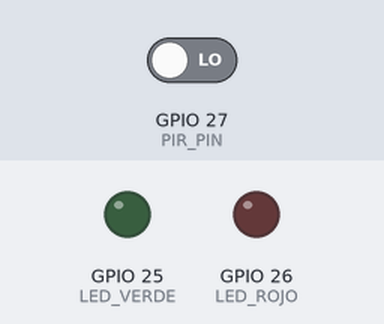
The program below on a simulated ESP32. On the bench: output pins drawn as LEDs (lit = HIGH). The inputs (shaded band) are chosen by the test bench; at power-on: GPIO 27 (PIR_PIN) LOW. WiFi joins after 1.5 s; servers stay silent unless stated; no MQTT or app messages arrive unless stated; what the program prints to the serial monitor is not drawn.

Above: at 1.1 s.
At 31.6 s:
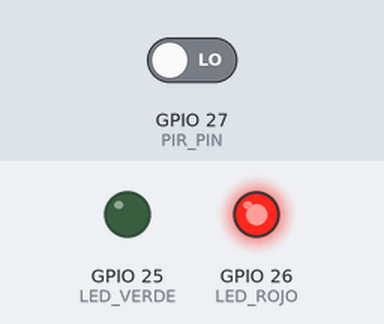
Timing chart, 0 to 33.1 s (numbered marks = the images above):
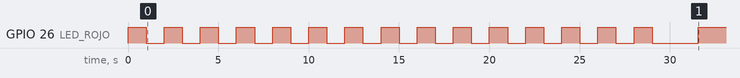

The program:

main.cpp
```cpp
#include <Arduino.h>
#include <WiFi.h>
#include <PubSubClient.h>
#include <ArduinoJson.h>

// ── WiFi credentials ─────────────────────────────────────────
#define WIFI_SSID "T14"
#define WIFI_PASS "94379437"

// ── MQTT broker ───────────────────────────────────────────────
#define MQTT_HOST      "broker.emqx.io"
#define MQTT_PORT      1883
#define MQTT_CLIENT_ID "smartpethome-motion-001"

// ── Device identity ───────────────────────────────────────────
#define SERIAL_NUMBER "MOTION-001"
#define DEVICE_TYPE   "motion_monitoring_network"

// ── MQTT topics ───────────────────────────────────────────────
#define TOPIC_STATUS    "smartpethome/devices/MOTION-001/status"
#define TOPIC_TELEMETRY "smartpethome/devices/MOTION-001/telemetry"
#define TOPIC_COMMAND   "smartpethome/devices/MOTION-001/command"
#define TOPIC_ACK       "smartpethome/devices/MOTION-001/ack"

// ── Hardware pins (do not change) ────────────────────────────
#define PIR_PIN    27
#define LED_VERDE  25
#define LED_ROJO   26

// ── Timing constants ──────────────────────────────────────────
#define PIR_CALIBRATION_MS  30000UL   // 30 s warm-up
#define STATUS_INTERVAL_MS  10000UL   // heartbeat every 10 s

// No-motion threshold starts at 60 s but can be changed at runtime via
// the set_inactivity_limit command (value stored in milliseconds).
unsigned long noMotionThresholdMs = 60000UL;

// ── Runtime state ─────────────────────────────────────────────
WiFiClient   wifiClient;
PubSubClient mqttClient(wifiClient);

bool monitoringEnabled  = true;   // can be toggled by commands
bool noMotionAlertSent  = false;  // latch — true after first 60-s alert
bool lastPirState       = false;  // last stable PIR reading

unsigned long noMotionStartMs  = 0;   // millis() when PIR went LOW (0 = not counting)
unsigned long lastStatusMs     = 0;
unsigned long lastMqttRetryMs  = 0;

// ── Forward declarations ───────────────────────────────────────
bool connectWiFi();
void connectMQTT();
void onCommand(byte* payload, unsigned int length);
void publishStatus(bool motionDetected);
void publishTelemetry(const char* event, bool motionDetected, int pirState,
                      unsigned long noMotionSeconds);
void publishAck(const char* commandId, const char* message);

// ── WiFi ──────────────────────────────────────────────────────
// Returns true if connected, false if timed out after 15 s.
// Never blocks forever — PIR+LED logic must keep working without network.
bool connectWiFi() {
    Serial.printf("[WiFi] Connecting to %s", WIFI_SSID);
    WiFi.begin(WIFI_SSID, WIFI_PASS);
    unsigned long start = millis();
    while (WiFi.status() != WL_CONNECTED) {
        if (millis() - start > 15000UL) {
            Serial.println("\n[WiFi] Timeout — continuing without network");
            return false;
        }
        delay(500);
        Serial.print(".");
    }
    Serial.printf("\n[WiFi] Connected IP=%s\n", WiFi.localIP().toString().c_str());
    return true;
}

// ── MQTT callback ─────────────────────────────────────────────
void mqttCallback(char* topic, byte* payload, unsigned int length) {
    if (String(topic) == TOPIC_COMMAND) {
        onCommand(payload, length);
    }
}

// ── MQTT connection ───────────────────────────────────────────
// Non-blocking: makes one attempt and returns. Loop() retries next cycle.
void connectMQTT() {
    if (mqttClient.connected()) return;
    if (WiFi.status() != WL_CONNECTED) return;
    Serial.print("[MQTT] Connecting...");
    if (mqttClient.connect(MQTT_CLIENT_ID)) {
        Serial.println(" connected");
        mqttClient.subscribe(TOPIC_COMMAND);
    } else {
        Serial.printf(" failed rc=%d\n", mqttClient.state());
    }
}

// ── Command handler ───────────────────────────────────────────
void onCommand(byte* payload, unsigned int length) {
    JsonDocument doc;
    if (deserializeJson(doc, payload, length) != DeserializationError::Ok) return;

    const char* cmd        = doc["command"] | "";
    const char* commandId  = doc["command_id"] | "unknown";

    if (strcmp(cmd, "set_inactivity_limit") == 0) {
        int minutes = doc["params"]["minutes"] | 0;
        if (minutes > 0) {
            noMotionThresholdMs = (unsigned long)minutes * 60000UL;
            noMotionAlertSent   = false;
            noMotionStartMs     = 0;
            Serial.printf("[CMD] Inactivity limit set to %d min\n", minutes);
            publishAck(commandId, ("Inactivity limit set to " + String(minutes) + " min").c_str());
        } else {
            publishAck(commandId, "Invalid minutes value");
        }

    } else if (strcmp(cmd, "enable_monitoring") == 0) {
        monitoringEnabled = true;
        noMotionStartMs   = 0;
        publishAck(commandId, "Monitoring enabled");

    } else if (strcmp(cmd, "disable_monitoring") == 0) {
        monitoringEnabled = false;
        noMotionStartMs   = 0;
        publishAck(commandId, "Monitoring disabled");

    } else if (strcmp(cmd, "reset_motion_alert") == 0) {
        // Calibrate: reset latch and timer so the sensor starts fresh
        noMotionAlertSent = false;
        noMotionStartMs   = 0;
        Serial.println("[CMD] Sensor calibrated — motion monitoring reset");
        publishAck(commandId, "Sensor calibrated");

    } else if (strcmp(cmd, "get_status") == 0) {
        publishStatus(lastPirState);
        publishAck(commandId, "Status published");
    }
}

// ── Publish helpers ───────────────────────────────────────────
void publishStatus(bool motionDetected) {
    JsonDocument doc;
    doc["serial_number"]   = SERIAL_NUMBER;
    doc["device_type"]     = DEVICE_TYPE;
    doc["status"]          = "online";
    doc["motion_detected"] = motionDetected;

    char buf[256];
    serializeJson(doc, buf);
    mqttClient.publish(TOPIC_STATUS, buf, true);   // retained
}

void publishTelemetry(const char* event, bool motionDetected, int pirState,
                      unsigned long noMotionSeconds) {
    JsonDocument doc;
    doc["serial_number"] = SERIAL_NUMBER;
    doc["device_type"]   = DEVICE_TYPE;

    JsonObject data = doc["data"].to<JsonObject>();
    data["event"]                    = event;
    data["motion_detected"]          = motionDetected;
    data["pir_state"]                = pirState;
    data["no_motion_duration_seconds"] = (int)noMotionSeconds;
    data["status_color"]             = motionDetected ? "green" : "red";
    data["source"]                   = "sensor";
    data["success"]                  = true;
    data["error_message"]            = (char*)nullptr;  // null in JSON

    char buf[512];
    serializeJson(doc, buf);
    mqttClient.publish(TOPIC_TELEMETRY, buf);
    Serial.println("[MQTT] Telemetry published");
}

void publishAck(const char* commandId, const char* message) {
    JsonDocument doc;
    doc["command_id"] = commandId;
    doc["status"]     = "ok";
    doc["message"]    = message;

    char buf[128];
    serializeJson(doc, buf);
    mqttClient.publish(TOPIC_ACK, buf);
    Serial.println("[MQTT] ACK published");
}

// ── Setup ─────────────────────────────────────────────────────
void setup() {
    Serial.begin(115200);
    Serial.println("[BOOT] Starting MOTION-001");

    pinMode(PIR_PIN,   INPUT);
    pinMode(LED_VERDE, OUTPUT);
    pinMode(LED_ROJO,  OUTPUT);

    // Red LED on during calibration so the user sees the device is alive
    digitalWrite(LED_VERDE, LOW);
    digitalWrite(LED_ROJO,  HIGH);

    // 60-second PIR warm-up — blink red LED and print countdown every second
    Serial.println("[PIR] Waiting calibration...");
    for (int i = 30; i > 0; i--) {
        digitalWrite(LED_ROJO, (i % 2 == 0) ? HIGH : LOW);
        Serial.printf("[PIR] Calibrating... %d s remaining\n", i);
        delay(1000);
    }
    digitalWrite(LED_ROJO, LOW);
    Serial.println("[PIR] Ready");

    bool wifiOk = connectWiFi();

    mqttClient.setServer(MQTT_HOST, MQTT_PORT);
    mqttClient.setCallback(mqttCallback);
    mqttClient.setBufferSize(512);
    if (wifiOk) connectMQTT();

    // Initial status
    lastPirState = digitalRead(PIR_PIN) == HIGH;
    if (mqttClient.connected()) {
        publishStatus(lastPirState);
    }
    lastStatusMs = millis();
}

// ── Loop ──────────────────────────────────────────────────────
void loop() {
    // Retry MQTT every 5 s — non-blocking so LEDs keep working
    if (!mqttClient.connected() && millis() - lastMqttRetryMs >= 5000UL) {
        connectMQTT();
        lastMqttRetryMs = millis();
    }
    if (mqttClient.connected()) mqttClient.loop();

    bool pirHigh = (digitalRead(PIR_PIN) == HIGH);

    // ── LED control ─────────────────────────────────────────
    if (pirHigh) {
        digitalWrite(LED_VERDE, HIGH);
        digitalWrite(LED_ROJO,  LOW);
    } else {
        digitalWrite(LED_VERDE, LOW);
        digitalWrite(LED_ROJO,  HIGH);
    }

    Serial.printf("[PIR] state=%s\n", pirHigh ? "HIGH (motion)" : "LOW (no motion)");

    // ── Motion logic ─────────────────────────────────────────
    if (monitoringEnabled) {

        if (pirHigh) {
            // Motion present —————————————————————————————————

            if (noMotionAlertSent) {
                // Recovery: motion returned after a confirmed 60-s no-motion period
                Serial.println("[PIR] Motion resumed, publishing recovery telemetry");
                if (mqttClient.connected()) publishTelemetry("motion_resumed", true, 1, 0);
                noMotionAlertSent = false;
            }

            // Reset no-motion timer whenever motion is present
            noMotionStartMs = 0;

        } else {
            // No motion ——————————————————————————————————————

            if (!noMotionAlertSent) {
                if (noMotionStartMs == 0) {
                    // PIR just went LOW — start the timer
                    noMotionStartMs = millis();
                    Serial.println("[PIR] No motion timer started");
                } else {
                    unsigned long elapsed = millis() - noMotionStartMs;
                    if (elapsed >= noMotionThresholdMs) {
                        // 60 continuous seconds of no motion
                        Serial.printf("[PIR] No motion for %lu s, publishing alert telemetry\n", noMotionThresholdMs / 1000);
                        if (mqttClient.connected()) publishTelemetry("no_motion_1_minute", false, 0, 60);
                        noMotionAlertSent = true;
                        // Keep noMotionStartMs as-is (timer already expired; no repeat)
                    }
                }
            }
            // If noMotionAlertSent == true, do nothing — wait for motion to resume
        }

        lastPirState = pirHigh;
    }

    // ── Heartbeat status every 10 s ──────────────────────────
    if (mqttClient.connected() && millis() - lastStatusMs >= STATUS_INTERVAL_MS) {
        publishStatus(lastPirState);
        lastStatusMs = millis();
    }

    delay(200);   // ~5 Hz polling — smooth LED response without spamming Serial
}
```

Measured:
- by itself, GPIO 26 (LED_ROJO): goes 14 × (LOW 1.0 s, HIGH 1.0 s), LOW 2.6 s, then HIGH
